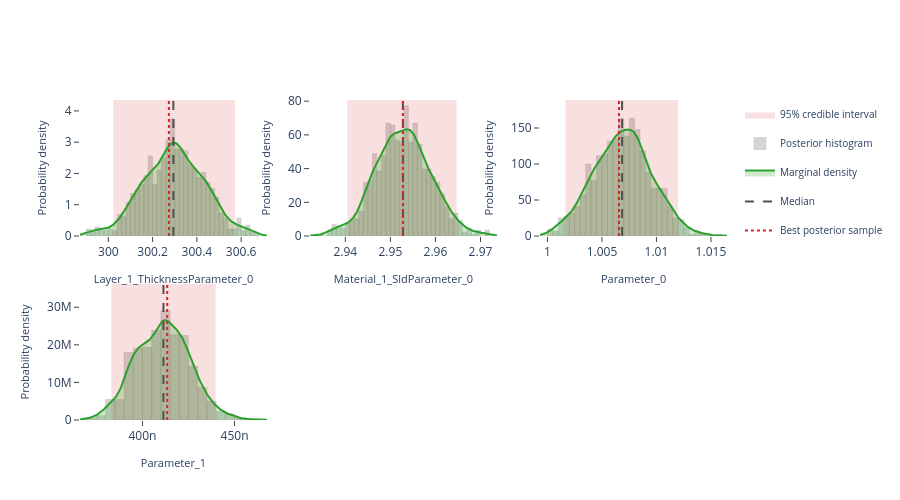

Source (notebook cell):
### Markdown cell above
## Interactive posterior plots

The next three cells render the same Plotly figures that are shown on the
Bayesian Posterior tab of the EasyReflectometryApp:

* **Marginals** — per-parameter distribution: histogram + smooth KDE marginal,
  shaded 95% credible interval, and median / best-sample lines
  (`plot_distribution` or `posterior.distribution()`)
* **Corner plot** — pairwise marginals + 2-D contours + scatter (`plot_corner`)
* **Traces** — per-chain trace + marginal histogram (`plot_trace`)

The standalone helpers are called with ``return_figure=True`` so they return a
Plotly ``Figure`` that we render in the notebook with ``fig.show()``; the
``PosteriorResults`` methods return the figure directly.

### Code cell
# ---- Marginal posterior distributions ---------------------------------------
# One panel per free parameter, each overlaying the posterior histogram, a
# smooth Gaussian-KDE marginal, the shaded 95% credible interval, and the
# median / best-sample reference lines.  Mirrors the "Marginals" sub-tab in
# the EasyReflectometryApp.

# The PosteriorResults method passes ``logp`` through automatically so the
# best posterior sample (MAP) line is drawn:
fig = posterior.distribution()
fig.show()

# Standalone equivalent (pass ``logp`` to get the best-sample line):
# fig = plot_distribution(
#     posterior.draws,
#     posterior.param_names,
#     logp=posterior.logp,
#     return_figure=True,
# )
# fig.show()

### Figure 1 — Plotly figure (JSON) as saved in the notebook; plotly's stock layout.template omitted (floating-point values rounded to 4 significant figures; data arrays with more than 128 entries replaced by an {"elided": "..."} marker saying what was removed)
{"data": [{"fill": "toself", "fillcolor": "rgba(214, 39, 40, 0.14)", "hoverinfo": "skip", "legendgroup": "95% credible interval", "line": {"color": "rgba(214, 39, 40, 0.14)", "width": 0}, "mode": "lines", "name": "95% credible interval", "showlegend": true, "type": "scatter", "x": [300.0, 300.6, 300.6, 300.0, 300.0], "xaxis": "x", "y": [0.0, 0.0, 4.349, 4.349, 0.0], "yaxis": "y"}, {"histnorm": "probability density", "hovertemplate": "sample=%{x:.4f}<br>density: %{y:.2f}<extra></extra>", "legendgroup": "histogram", "marker": {"color": "rgba(120, 120, 120, 0.38)", "line": {"color": "rgba(120, 120, 120, 0.24)", "width": 1}}, "name": "Posterior histogram", "nbinsx": 40, "opacity": 0.82, "showlegend": true, "type": "histogram", "x": {"elided": "880 float values"}, "xaxis": "x", "yaxis": "y"}, {"fill": "tozeroy", "fillcolor": "rgba(44, 160, 44, 0.22)", "hovertemplate": "Layer_1_ThicknessParameter_0: %{x:.4f}<br>density: %{y:.4f}<extra></extra>", "legendgroup": "marginal", "line": {"color": "rgb(44, 160, 44)", "width": 2}, "mode": "lines", "name": "Marginal density", "showlegend": true, "type": "scatter", "x": {"elided": "256 float values"}, "xaxis": "x", "y": {"elided": "256 float values"}, "yaxis": "y"}, {"hovertemplate": "Median: %{x:.4f}<extra></extra>", "legendgroup": "Median", "line": {"color": "rgb(80, 80, 80)", "dash": "dash", "width": 2}, "mode": "lines", "name": "Median", "showlegend": true, "type": "scatter", "x": [300.3, 300.3], "xaxis": "x", "y": [0.0, 4.349], "yaxis": "y"}, {"hovertemplate": "Best posterior sample: %{x:.4f}<extra></extra>", "legendgroup": "Best posterior sample", "line": {"color": "rgb(214, 39, 40)", "dash": "dot", "width": 2}, "mode": "lines", "name": "Best posterior sample", "showlegend": true, "type": "scatter", "x": [300.3, 300.3], "xaxis": "x", "y": [0.0, 4.349], "yaxis": "y"}, {"fill": "toself", "fillcolor": "rgba(214, 39, 40, 0.14)", "hoverinfo": "skip", "legendgroup": "95% credible interval", "line": {"color": "rgba(214, 39, 40, 0.14)", "width": 0}, "mode": "lines", "name": "95% credible interval", "showlegend": false, "type": "scatter", "x": [2.94, 2.965, 2.965, 2.94, 2.94], "xaxis": "x2", "y": [0.0, 0.0, 80.7, 80.7, 0.0], "yaxis": "y2"}, {"histnorm": "probability density", "hovertemplate": "sample=%{x:.4f}<br>density: %{y:.2f}<extra></extra>", "legendgroup": "histogram", "marker": {"color": "rgba(120, 120, 120, 0.38)", "line": {"color": "rgba(120, 120, 120, 0.24)", "width": 1}}, "name": "Posterior histogram", "nbinsx": 40, "opacity": 0.82, "showlegend": false, "type": "histogram", "x": {"elided": "880 float values"}, "xaxis": "x2", "yaxis": "y2"}, {"fill": "tozeroy", "fillcolor": "rgba(44, 160, 44, 0.22)", "hovertemplate": "Material_1_SldParameter_0: %{x:.4f}<br>density: %{y:.4f}<extra></extra>", "legendgroup": "marginal", "line": {"color": "rgb(44, 160, 44)", "width": 2}, "mode": "lines", "name": "Marginal density", "showlegend": false, "type": "scatter", "x": {"elided": "256 float values"}, "xaxis": "x2", "y": {"elided": "256 float values"}, "yaxis": "y2"}, {"hovertemplate": "Median: %{x:.4f}<extra></extra>", "legendgroup": "Median", "line": {"color": "rgb(80, 80, 80)", "dash": "dash", "width": 2}, "mode": "lines", "name": "Median", "showlegend": false, "type": "scatter", "x": [2.953, 2.953], "xaxis": "x2", "y": [0.0, 80.7], "yaxis": "y2"}, {"hovertemplate": "Best posterior sample: %{x:.4f}<extra></extra>", "legendgroup": "Best posterior sample", "line": {"color": "rgb(214, 39, 40)", "dash": "dot", "width": 2}, "mode": "lines", "name": "Best posterior sample", "showlegend": false, "type": "scatter", "x": [2.953, 2.953], "xaxis": "x2", "y": [0.0, 80.7], "yaxis": "y2"}, {"fill": "toself", "fillcolor": "rgba(214, 39, 40, 0.14)", "hoverinfo": "skip", "legendgroup": "95% credible interval", "line": {"color": "rgba(214, 39, 40, 0.14)", "width": 0}, "mode": "lines", "name": "95% credible interval", "showlegend": false, "type": "scatter", "x": [1.002, 1.012, 1.012, 1.002, 1.002], "xaxis": "x3", "y": [0.0, 0.0, 188.9, 188.9, 0.0], "yaxis": "y3"}, {"histnorm": "probability density", "hovertemplate": "sample=%{x:.4f}<br>density: %{y:.2f}<extra></extra>", "legendgroup": "histogram", "marker": {"color": "rgba(120, 120, 120, 0.38)", "line": {"color": "rgba(120, 120, 120, 0.24)", "width": 1}}, "name": "Posterior histogram", "nbinsx": 40, "opacity": 0.82, "showlegend": false, "type": "histogram", "x": {"elided": "880 float values"}, "xaxis": "x3", "yaxis": "y3"}, {"fill": "tozeroy", "fillcolor": "rgba(44, 160, 44, 0.22)", "hovertemplate": "Parameter_0: %{x:.4f}<br>density: %{y:.4f}<extra></extra>", "legendgroup": "marginal", "line": {"color": "rgb(44, 160, 44)", "width": 2}, "mode": "lines", "name": "Marginal density", "showlegend": false, "type": "scatter", "x": {"elided": "256 float values"}, "xaxis": "x3", "y": {"elided": "256 float values"}, "yaxis": "y3"}, {"hovertemplate": "Median: %{x:.4f}<extra></extra>", "legendgroup": "Median", "line": {"color": "rgb(80, 80, 80)", "dash": "dash", "width": 2}, "mode": "lines", "name": "Median", "showlegend": false, "type": "scatter", "x": [1.007, 1.007], "xaxis": "x3", "y": [0.0, 188.9], "yaxis": "y3"}, {"hovertemplate": "Best posterior sample: %{x:.4f}<extra></extra>", "legendgroup": "Best posterior sample", "line": {"color": "rgb(214, 39, 40)", "dash": "dot", "width": 2}, "mode": "lines", "name": "Best posterior sample", "showlegend": false, "type": "scatter", "x": [1.007, 1.007], "xaxis": "x3", "y": [0.0, 188.9], "yaxis": "y3"}, {"fill": "toself", "fillcolor": "rgba(214, 39, 40, 0.14)", "hoverinfo": "skip", "legendgroup": "95% credible interval", "line": {"color": "rgba(214, 39, 40, 0.14)", "width": 0}, "mode": "lines", "name": "95% credible interval", "showlegend": false, "type": "scatter", "x": [3.831e-07, 4.397e-07, 4.397e-07, 3.831e-07, 3.831e-07], "xaxis": "x4", "y": [0.0, 0.0, 36180000.0, 36180000.0, 0.0], "yaxis": "y4"}, {"histnorm": "probability density", "hovertemplate": "sample=%{x:.4f}<br>density: %{y:.2f}<extra></extra>", "legendgroup": "histogram", "marker": {"color": "rgba(120, 120, 120, 0.38)", "line": {"color": "rgba(120, 120, 120, 0.24)", "width": 1}}, "name": "Posterior histogram", "nbinsx": 40, "opacity": 0.82, "showlegend": false, "type": "histogram", "x": {"elided": "880 float values"}, "xaxis": "x4", "yaxis": "y4"}, {"fill": "tozeroy", "fillcolor": "rgba(44, 160, 44, 0.22)", "hovertemplate": "Parameter_1: %{x:.4f}<br>density: %{y:.4f}<extra></extra>", "legendgroup": "marginal", "line": {"color": "rgb(44, 160, 44)", "width": 2}, "mode": "lines", "name": "Marginal density", "showlegend": false, "type": "scatter", "x": {"elided": "256 float values"}, "xaxis": "x4", "y": {"elided": "256 float values"}, "yaxis": "y4"}, {"hovertemplate": "Median: %{x:.4f}<extra></extra>", "legendgroup": "Median", "line": {"color": "rgb(80, 80, 80)", "dash": "dash", "width": 2}, "mode": "lines", "name": "Median", "showlegend": false, "type": "scatter", "x": [4.114e-07, 4.114e-07], "xaxis": "x4", "y": [0.0, 36180000.0], "yaxis": "y4"}, {"hovertemplate": "Best posterior sample: %{x:.4f}<extra></extra>", "legendgroup": "Best posterior sample", "line": {"color": "rgb(214, 39, 40)", "dash": "dot", "width": 2}, "mode": "lines", "name": "Best posterior sample", "showlegend": false, "type": "scatter", "x": [4.134e-07, 4.134e-07], "xaxis": "x4", "y": [0.0, 36180000.0], "yaxis": "y4"}], "layout": {"barmode": "overlay", "height": 500, "legend": {"font": {"size": 10}}, "plot_bgcolor": "white", "showlegend": true, "xaxis": {"anchor": "y", "domain": [0.0, 0.2889], "range": [299.9, 300.7], "showgrid": false, "ticks": "outside", "title": {"font": {"size": 11}, "text": "Layer_1_ThicknessParameter_0"}, "zeroline": false}, "xaxis2": {"anchor": "y2", "domain": [0.3556, 0.6444], "range": [2.932, 2.974], "showgrid": false, "ticks": "outside", "title": {"font": {"size": 11}, "text": "Material_1_SldParameter_0"}, "zeroline": false}, "xaxis3": {"anchor": "y3", "domain": [0.7111, 1.0], "range": [0.9993, 1.016], "showgrid": false, "ticks": "outside", "title": {"font": {"size": 11}, "text": "Parameter_0"}, "zeroline": false}, "xaxis4": {"anchor": "y4", "domain": [0.0, 0.2889], "range": [3.661e-07, 4.676e-07], "showgrid": false, "ticks": "outside", "title": {"font": {"size": 11}, "text": "Parameter_1"}, "zeroline": false}, "xaxis5": {"anchor": "y5", "domain": [0.3556, 0.6444], "showgrid": false, "ticks": "outside", "zeroline": false}, "xaxis6": {"anchor": "y6", "domain": [0.7111, 1.0], "showgrid": false, "ticks": "outside", "zeroline": false}, "yaxis": {"anchor": "x", "domain": [0.575, 1.0], "range": [0.0, 4.349], "showgrid": false, "ticks": "outside", "title": {"font": {"size": 11}, "text": "Probability density"}, "zeroline": false}, "yaxis2": {"anchor": "x2", "domain": [0.575, 1.0], "range": [0.0, 80.7], "showgrid": false, "ticks": "outside", "title": {"font": {"size": 11}, "text": "Probability density"}, "zeroline": false}, "yaxis3": {"anchor": "x3", "domain": [0.575, 1.0], "range": [0.0, 188.9], "showgrid": false, "ticks": "outside", "title": {"font": {"size": 11}, "text": "Probability density"}, "zeroline": false}, "yaxis4": {"anchor": "x4", "domain": [0.0, 0.425], "range": [0.0, 36180000.0], "showgrid": false, "ticks": "outside", "title": {"font": {"size": 11}, "text": "Probability density"}, "zeroline": false}, "yaxis5": {"anchor": "x5", "domain": [0.0, 0.425], "showgrid": false, "ticks": "outside", "zeroline": false}, "yaxis6": {"anchor": "x6", "domain": [0.0, 0.425], "showgrid": false, "ticks": "outside", "zeroline": false}}}
